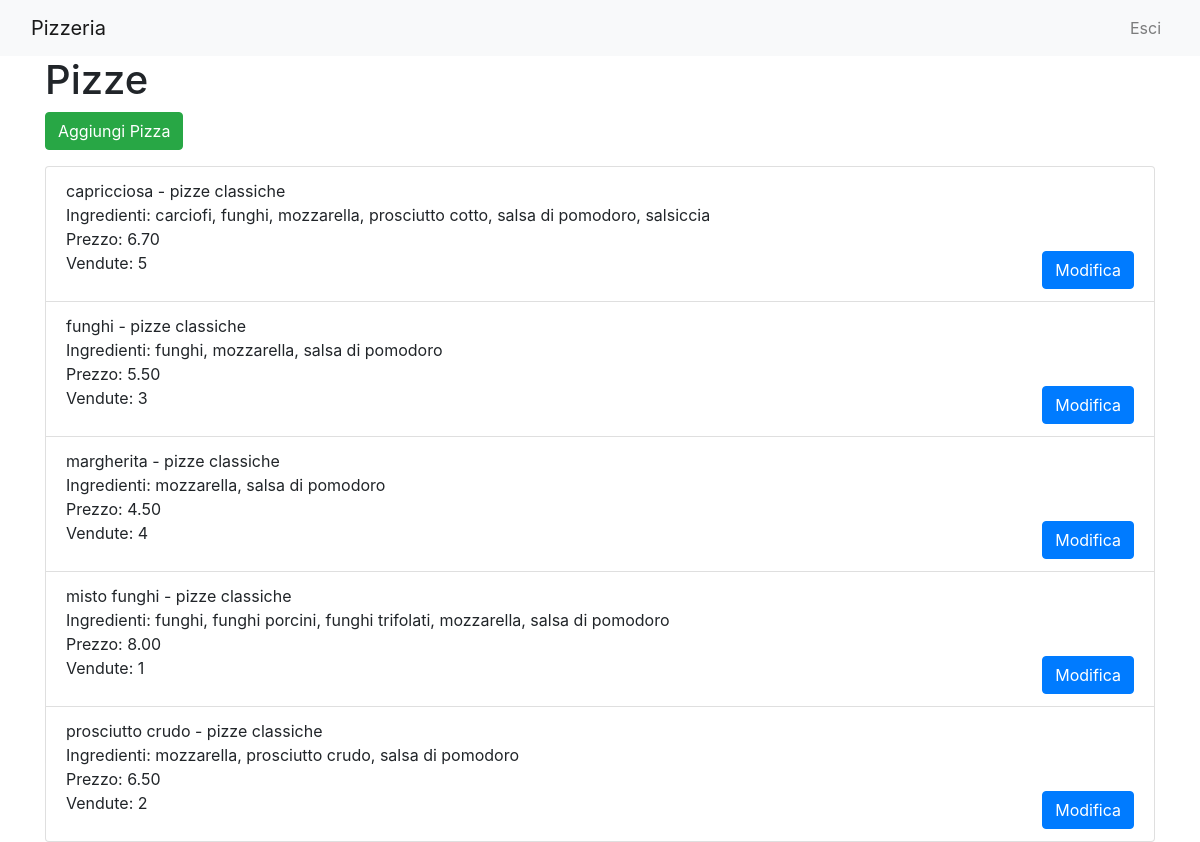
The page /Pizzeria/pizze.php on the database as committed earlier.
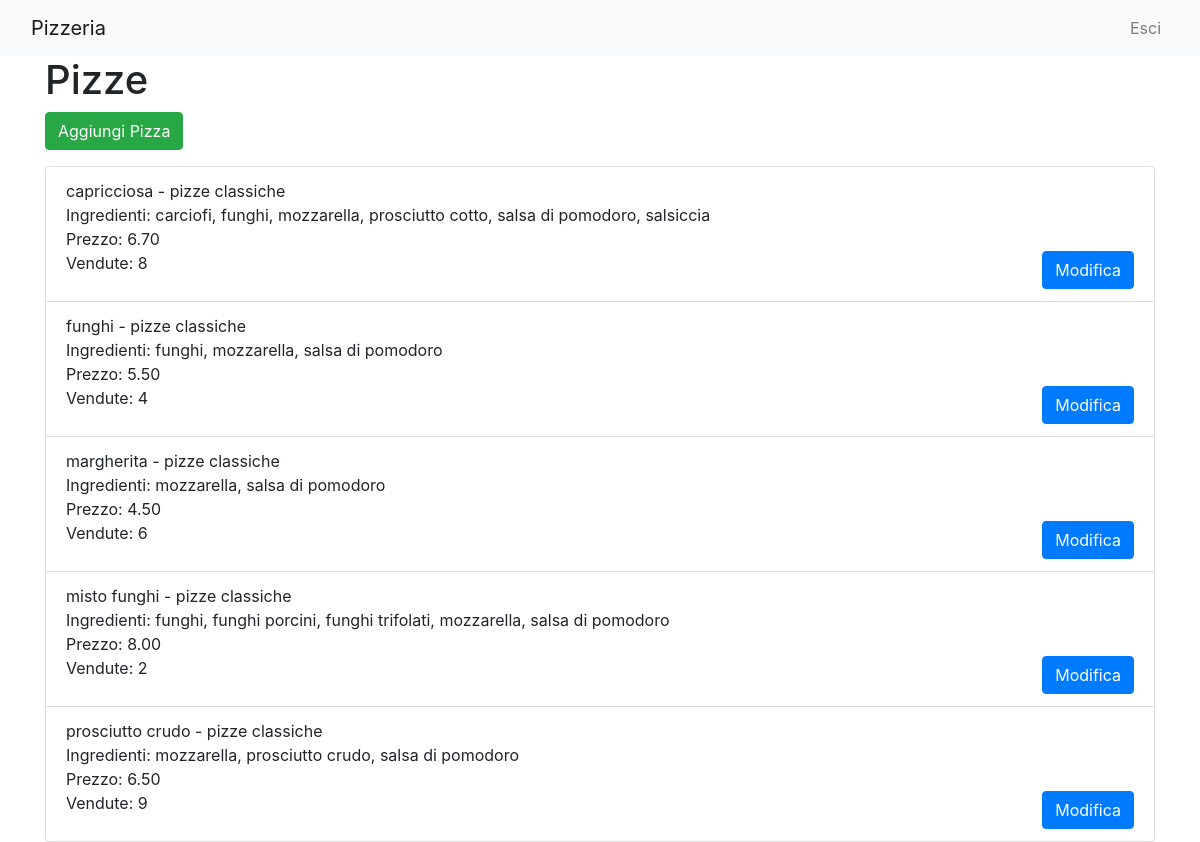
The same page on the database as committed later.
### tables this page shows
CREATE TABLE `pizze` (
  `nome` varchar(45) NOT NULL,
  `prezzo` decimal(4,2) NOT NULL,
  `nomeTipo` varchar(45) NOT NULL,
  `vendute` int(10) UNSIGNED NOT NULL DEFAULT 0
);

### Pizzeria/pizze.php (the view, shortened to what this page needs)
<?php
include_once "html_snippets/navbar.php";
$document_root = $_SERVER['DOCUMENT_ROOT'];
$setup = json_decode(file_get_contents($document_root . '/setup.json'), true);
$servername = 'localhost';
$username = $setup['dbUserName'];
$password = $setup['dbPassword'];
$dbname = $setup['dbName'];
$conn = new mysqli($servername, $username, $password, $dbname);
$sql = "SELECT p.nome, p.prezzo, p.nomeTipo, GROUP_CONCAT(i.nome SEPARATOR ', ') AS ingredienti, p.vendute
        FROM pizze p
        LEFT JOIN composizione c ON p.nome = c.nomePizza
        LEFT JOIN ingredienti i ON c.nomeIngrediente = i.nome
        GROUP BY p.nome";
$result = $conn->query($sql);
?>
<!DOCTYPE html>
<html lang="en">
<head>
    <link href="https://stackpath.bootstrapcdn.com/bootstrap/4.5.2/css/bootstrap.min.css" rel="stylesheet">
</head>
<body>
    <div class="container">
        <h1>Pizze</h1>
        <a href="/add_pizza.php" class="btn btn-success mb-3">Aggiungi Pizza</a>
        <ul class="list-group">
            <?php
            if ($result->num_rows > 0) {
                while($row = $result->fetch_assoc()) {
                    echo '<li class="list-group-item">';
                    echo $row['nome'] . ' - ' . $row['nomeTipo'];
                    echo '<br>Ingredienti: ' . $row['ingredienti'];
                    echo '<br>Prezzo: ' . $row['prezzo'];
                    echo '<br>Vendute: ' . $row['vendute'];
                    echo '<a href="/modify_pizza.php?id=' . $row['nome'] . '" class="btn btn-primary float-right">Modifica</a>';
                    echo '</li>';
                }
            } else {
                echo "No pizzas found";
            }
            ?>
        </ul>
    </div>
</body>
</html>

Rows that differ between the two databases and show on the page:
changed pizze "capricciosa": vendute "5" → "8"
changed pizze "funghi": vendute "3" → "4"
changed pizze "margherita": vendute "4" → "6"
changed pizze "misto funghi": vendute "1" → "2"
changed pizze "prosciutto crudo": vendute "2" → "9"
